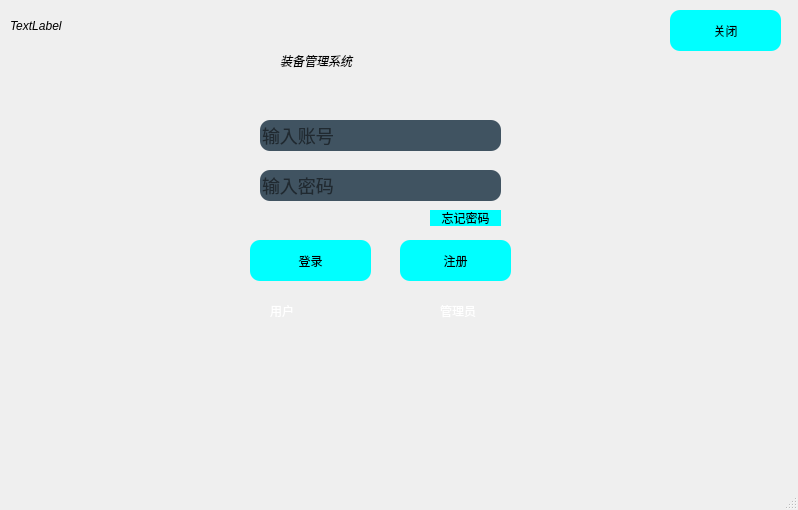
<?xml version="1.0" encoding="UTF-8"?>
<ui version="4.0">
 <class>MainWindow</class>
 <widget class="QMainWindow" name="MainWindow">
  <property name="windowModality">
   <enum>Qt::WindowModal</enum>
  </property>
  <property name="geometry">
   <rect>
    <x>0</x>
    <y>0</y>
    <width>798</width>
    <height>510</height>
   </rect>
  </property>
  <property name="focusPolicy">
   <enum>Qt::NoFocus</enum>
  </property>
  <property name="contextMenuPolicy">
   <enum>Qt::DefaultContextMenu</enum>
  </property>
  <property name="layoutDirection">
   <enum>Qt::LeftToRight</enum>
  </property>
  <property name="styleSheet">
   <string notr="true">background-image: url(:/im/image/sky.png);</string>
  </property>
  <widget class="QWidget" name="centralwidget">
   <widget class="QLabel" name="label_3">
    <property name="geometry">
     <rect>
      <x>280</x>
      <y>40</y>
      <width>221</width>
      <height>41</height>
     </rect>
    </property>
    <property name="styleSheet">
     <string notr="true">font: 700 16pt &quot;Microsoft YaHei UI&quot;;
background:rgba(85,170,225,0);
	font-style: italic bold;
	font size:14px;

</string>
    </property>
    <property name="frameShape">
     <enum>QFrame::NoFrame</enum>
    </property>
    <property name="text">
     <string>装备管理系统</string>
    </property>
   </widget>
   <widget class="QLineEdit" name="lineEdit_account">
    <property name="geometry">
     <rect>
      <x>260</x>
      <y>120</y>
      <width>241</width>
      <height>31</height>
     </rect>
    </property>
    <property name="styleSheet">
     <string notr="true">color: #000000;
	background-color:#405361;
	font-size:18px;
	border-style:outset;
	border-radius:10px;</string>
    </property>
    <property name="placeholderText">
     <string>输入账号</string>
    </property>
   </widget>
   <widget class="QLineEdit" name="lineEdit_password">
    <property name="geometry">
     <rect>
      <x>260</x>
      <y>170</y>
      <width>241</width>
      <height>31</height>
     </rect>
    </property>
    <property name="acceptDrops">
     <bool>true</bool>
    </property>
    <property name="styleSheet">
     <string notr="true">color: #000000;
	background-color:#405361;
	font-size:18px;
	border-style:outset;
	border-radius:10px;</string>
    </property>
    <property name="placeholderText">
     <string>输入密码</string>
    </property>
   </widget>
   <widget class="QPushButton" name="btn_register">
    <property name="geometry">
     <rect>
      <x>400</x>
      <y>240</y>
      <width>111</width>
      <height>41</height>
     </rect>
    </property>
    <property name="styleSheet">
     <string notr="true">background:#00FFFF;
	border-style:outset;
	border-radius:10px;
</string>
    </property>
    <property name="text">
     <string>注册</string>
    </property>
   </widget>
   <widget class="QPushButton" name="btn_Log_on">
    <property name="geometry">
     <rect>
      <x>250</x>
      <y>240</y>
      <width>121</width>
      <height>41</height>
     </rect>
    </property>
    <property name="styleSheet">
     <string notr="true">background:#00FFFF;
	border-style:outset;
	border-radius:10px;

</string>
    </property>
    <property name="text">
     <string>登录</string>
    </property>
   </widget>
   <widget class="QRadioButton" name="radbtn_admin">
    <property name="geometry">
     <rect>
      <x>420</x>
      <y>300</y>
      <width>91</width>
      <height>22</height>
     </rect>
    </property>
    <property name="styleSheet">
     <string notr="true">background:rgba(85,170,225,0);
	color:white;
</string>
    </property>
    <property name="text">
     <string>管理员</string>
    </property>
   </widget>
   <widget class="QRadioButton" name="radbtn_user">
    <property name="geometry">
     <rect>
      <x>250</x>
      <y>300</y>
      <width>121</width>
      <height>22</height>
     </rect>
    </property>
    <property name="styleSheet">
     <string notr="true">background:rgba(85,170,225,0);
	color:white;
</string>
    </property>
    <property name="text">
     <string>用户</string>
    </property>
   </widget>
   <widget class="QPushButton" name="btn_close">
    <property name="geometry">
     <rect>
      <x>670</x>
      <y>10</y>
      <width>111</width>
      <height>41</height>
     </rect>
    </property>
    <property name="styleSheet">
     <string notr="true">background:#00FFFF;
	border-style:outset;
	border-radius:10px;
</string>
    </property>
    <property name="text">
     <string>关闭</string>
    </property>
   </widget>
   <widget class="QLabel" name="label_time">
    <property name="geometry">
     <rect>
      <x>10</x>
      <y>10</y>
      <width>281</width>
      <height>31</height>
     </rect>
    </property>
    <property name="styleSheet">
     <string notr="true">font: 700 16pt &quot;Microsoft YaHei UI&quot;;
background:rgba(85,170,225,0);
	font-style: italic bold;
	font size:14px;</string>
    </property>
    <property name="text">
     <string>TextLabel</string>
    </property>
   </widget>
   <widget class="QPushButton" name="btn_findPassword">
    <property name="geometry">
     <rect>
      <x>430</x>
      <y>210</y>
      <width>71</width>
      <height>16</height>
     </rect>
    </property>
    <property name="styleSheet">
     <string notr="true">background:#00FFFF;
	border-style:outset;
	border-radius:10px;
</string>
    </property>
    <property name="text">
     <string>忘记密码</string>
    </property>
   </widget>
  </widget>
  <widget class="QStatusBar" name="statusbar"/>
 </widget>
 <resources/>
 <connections/>
</ui>
